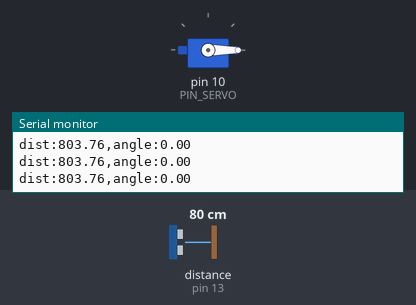
The sketch below on a simulated Arduino Uno, built with avr-gcc and run on an emulated ATmega328P. Shown: servo, the last lines printed to the serial monitor. Wiring (inferred from the names in the program): ultrasonic range finder: trigger pin 12; echo pin 13. The inputs (shaded band) are chosen by the test bench; at power-on: distance to the obstacle (sensor on pin 13) 80 cm. The echo pulse lasts 58.3 µs per cm.

Above: at 1.7 s.
1.8 s: distance to the obstacle (sensor on pin 13) set to 12 cm
3.3 s: distance to the obstacle (sensor on pin 13) set to 9 cm
At 3.79 s:
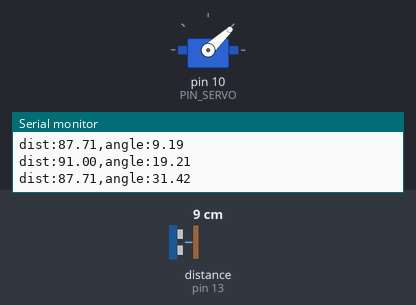
At 4.6 s:
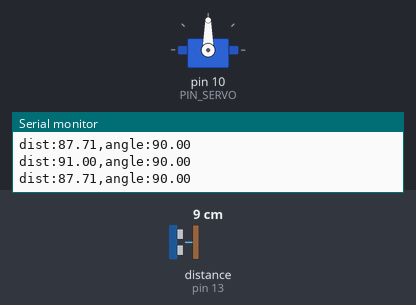
Timing chart, 0 to 6.3 s (numbered marks = the images above; inputs shaded):
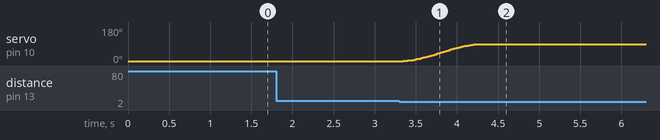

Measured:
- the behaviour switches between 11 and 10 cm on distance to the obstacle (sensor on pin 13) (found by bisection; images 0 and 1)
- after the input at 3.3 s, servo on pin 10 (PIN_SERVO): moves from 0° to 90° over 0.91 s, starting after 0.05 s

The sketch:

10C16.ino
```cpp
#include <Servo.h>

#define PIN_SERVO 10
#define PIN_TRIG 12
#define PIN_ECHO 13

// configurable parameters
#define SND_VEL 346.0
#define INTERVAL 100
#define PULSE_DURATION 10
#define _DIST_MOVING 100.0

#define SCALE (0.001 * 0.5 * SND_VEL)
#define TIMEOUT 25000
#define MODE 1// 0. sigmoid, 1. smoothstep
#define SIGMOID_K 10.0 //sigmoid 기울기


Servo myServo;
unsigned long MOVING_TIME = 1000;
unsigned long moveStartTime;
unsigned long lastSampleTime = 0;
unsigned long lastDetectTime = 0;

float currentAngle = 0;
float startAngle = 0;
float stopAngle  = 0;

float USS_measure(int TRIG, int ECHO)
{
  digitalWrite(TRIG, HIGH);
  delayMicroseconds(PULSE_DURATION);
  digitalWrite(TRIG, LOW);

  return pulseIn(ECHO, HIGH, TIMEOUT) * SCALE; // unit: mm
}

float sigmoid(float t) {
  float s0 = 1.0 / (1.0 + exp(SIGMOID_K * 0.5));    // s(0)
  float s1 = 1.0 / (1.0 + exp(-SIGMOID_K * 0.5));   // s(1)
  float s  = 1.0 / (1.0 + exp(-SIGMOID_K * (t - 0.5)));
  return (s - s0) / (s1 - s0);
}

float smoothstep(float t) {
  return t * t * (3.0 - 2.0 * t);
}

float dist_p(float t) {
  if (t <= 0.0) return 0.0;
  if (t >= 1.0) return 1.0;

  if (MODE == 0) return sigmoid(t);
  else return smoothstep(t);
}

void startMoving(float target) {
  if (target == stopAngle) return;

  startAngle = currentAngle;
  stopAngle  = target;
  moveStartTime = millis();
}

void moving() {
  unsigned long progress = millis() - moveStartTime;

  if (progress <= MOVING_TIME) {
    // while moving
    float t = (float)progress / MOVING_TIME;
    currentAngle = startAngle + (stopAngle - startAngle) * dist_p(t);
  } else {
    // movement finished
    currentAngle = stopAngle;
  }
  myServo.write((int)(currentAngle + 0.5));
}

void setup() {
  pinMode(PIN_TRIG, OUTPUT);
  pinMode(PIN_ECHO, INPUT);
  digitalWrite(PIN_TRIG, LOW);

  myServo.attach(PIN_SERVO);
  moveStartTime = millis(); // start moving

  myServo.write(startAngle); // Set position
  delay(500);

  Serial.begin(57600);
}

void loop() {
  if (millis() - lastSampleTime >= INTERVAL) {
    lastSampleTime = millis();

    float distance = USS_measure(PIN_TRIG, PIN_ECHO); // read distance

    if (distance > 0 && distance <= _DIST_MOVING) {
      lastDetectTime = millis();
      startMoving(90);
    } else if (millis() - lastDetectTime >= 2000) {
      startMoving(0);
    }

    Serial.print("dist:");
    Serial.print(distance);
    Serial.print(",angle:");
    Serial.println(currentAngle);
  }

  moving();
}
```
